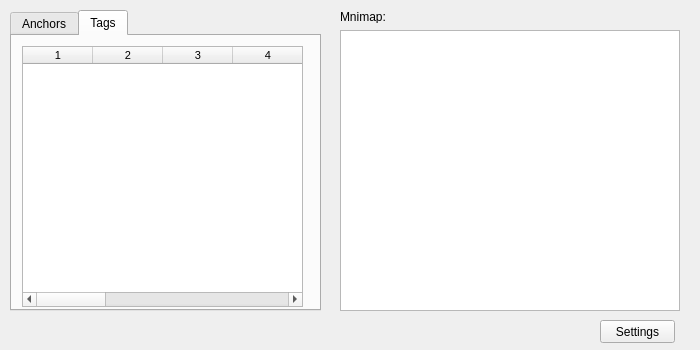
<?xml version="1.0" encoding="UTF-8"?>
<ui version="4.0">
 <class>GraphicsWidget</class>
 <widget class="QWidget" name="GraphicsWidget">
  <property name="geometry">
   <rect>
    <x>0</x>
    <y>0</y>
    <width>700</width>
    <height>350</height>
   </rect>
  </property>
  <property name="maximumSize">
   <size>
    <width>700</width>
    <height>350</height>
   </size>
  </property>
  <property name="windowTitle">
   <string>Form</string>
  </property>
  <widget class="QTabWidget" name="tabWidget">
   <property name="geometry">
    <rect>
     <x>10</x>
     <y>10</y>
     <width>311</width>
     <height>301</height>
    </rect>
   </property>
   <property name="maximumSize">
    <size>
     <width>311</width>
     <height>400</height>
    </size>
   </property>
   <property name="currentIndex">
    <number>1</number>
   </property>
   <widget class="QWidget" name="tab_2">
    <attribute name="title">
     <string>Anchors</string>
    </attribute>
    <widget class="QTableWidget" name="anchorTable">
     <property name="geometry">
      <rect>
       <x>10</x>
       <y>10</y>
       <width>281</width>
       <height>131</height>
      </rect>
     </property>
     <property name="sizePolicy">
      <sizepolicy hsizetype="Minimum" vsizetype="Minimum">
       <horstretch>0</horstretch>
       <verstretch>0</verstretch>
      </sizepolicy>
     </property>
     <property name="minimumSize">
      <size>
       <width>0</width>
       <height>112</height>
      </size>
     </property>
     <property name="maximumSize">
      <size>
       <width>350</width>
       <height>16777215</height>
      </size>
     </property>
     <property name="font">
      <font>
       <pointsize>8</pointsize>
      </font>
     </property>
     <property name="sizeAdjustPolicy">
      <enum>QAbstractScrollArea::AdjustToContents</enum>
     </property>
     <property name="alternatingRowColors">
      <bool>true</bool>
     </property>
     <property name="rowCount">
      <number>4</number>
     </property>
     <property name="columnCount">
      <number>12</number>
     </property>
     <attribute name="horizontalHeaderDefaultSectionSize">
      <number>70</number>
     </attribute>
     <attribute name="horizontalHeaderMinimumSectionSize">
      <number>70</number>
     </attribute>
     <attribute name="horizontalHeaderStretchLastSection">
      <bool>false</bool>
     </attribute>
     <attribute name="verticalHeaderVisible">
      <bool>false</bool>
     </attribute>
     <attribute name="verticalHeaderDefaultSectionSize">
      <number>18</number>
     </attribute>
     <attribute name="verticalHeaderHighlightSections">
      <bool>true</bool>
     </attribute>
     <attribute name="verticalHeaderMinimumSectionSize">
      <number>18</number>
     </attribute>
     <row/>
     <row/>
     <row/>
     <row/>
     <column/>
     <column/>
     <column/>
     <column/>
     <column/>
     <column/>
     <column/>
     <column/>
     <column/>
     <column/>
     <column/>
     <column/>
    </widget>
   </widget>
   <widget class="QWidget" name="tab_3">
    <attribute name="title">
     <string>Tags</string>
    </attribute>
    <widget class="QTableWidget" name="tagTable">
     <property name="geometry">
      <rect>
       <x>10</x>
       <y>10</y>
       <width>281</width>
       <height>261</height>
      </rect>
     </property>
     <property name="sizePolicy">
      <sizepolicy hsizetype="Minimum" vsizetype="Minimum">
       <horstretch>0</horstretch>
       <verstretch>0</verstretch>
      </sizepolicy>
     </property>
     <property name="minimumSize">
      <size>
       <width>0</width>
       <height>71</height>
      </size>
     </property>
     <property name="maximumSize">
      <size>
       <width>700</width>
       <height>16777215</height>
      </size>
     </property>
     <property name="font">
      <font>
       <pointsize>8</pointsize>
      </font>
     </property>
     <property name="sizeAdjustPolicy">
      <enum>QAbstractScrollArea::AdjustToContents</enum>
     </property>
     <property name="alternatingRowColors">
      <bool>true</bool>
     </property>
     <property name="rowCount">
      <number>0</number>
     </property>
     <property name="columnCount">
      <number>11</number>
     </property>
     <attribute name="horizontalHeaderDefaultSectionSize">
      <number>70</number>
     </attribute>
     <attribute name="horizontalHeaderMinimumSectionSize">
      <number>70</number>
     </attribute>
     <attribute name="horizontalHeaderStretchLastSection">
      <bool>false</bool>
     </attribute>
     <attribute name="verticalHeaderDefaultSectionSize">
      <number>18</number>
     </attribute>
     <attribute name="verticalHeaderMinimumSectionSize">
      <number>18</number>
     </attribute>
     <column/>
     <column/>
     <column/>
     <column/>
     <column/>
     <column/>
     <column/>
     <column/>
     <column/>
     <column/>
     <column/>
    </widget>
   </widget>
  </widget>
  <widget class="GraphicsView" name="graphicsView">
   <property name="geometry">
    <rect>
     <x>340</x>
     <y>30</y>
     <width>340</width>
     <height>281</height>
    </rect>
   </property>
   <property name="maximumSize">
    <size>
     <width>340</width>
     <height>281</height>
    </size>
   </property>
  </widget>
  <widget class="QLabel" name="label">
   <property name="geometry">
    <rect>
     <x>340</x>
     <y>10</y>
     <width>47</width>
     <height>13</height>
    </rect>
   </property>
   <property name="text">
    <string>Mnimap:</string>
   </property>
  </widget>
  <widget class="QPushButton" name="BTSettings">
   <property name="geometry">
    <rect>
     <x>600</x>
     <y>320</y>
     <width>75</width>
     <height>23</height>
    </rect>
   </property>
   <property name="text">
    <string>Settings</string>
   </property>
  </widget>
 </widget>
 <customwidgets>
  <customwidget>
   <class>GraphicsView</class>
   <extends>QGraphicsView</extends>
   <header>GraphicsView.h</header>
  </customwidget>
 </customwidgets>
 <resources/>
 <connections/>
</ui>
